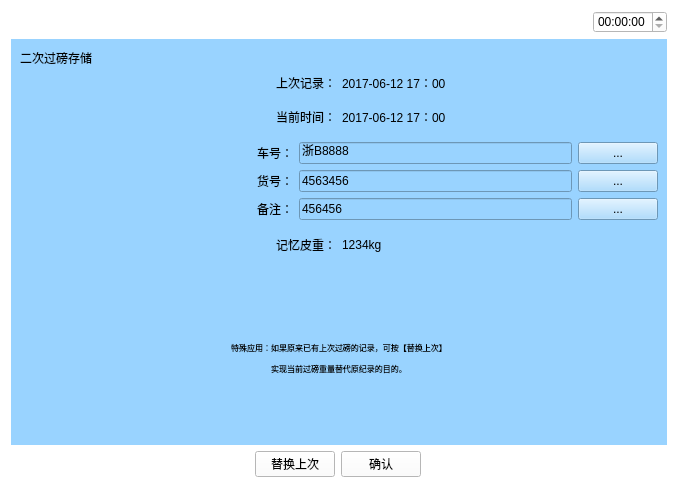
<?xml version="1.0" encoding="UTF-8"?>
<ui version="4.0">
 <class>Erciguobang</class>
 <widget class="QWidget" name="Erciguobang">
  <property name="geometry">
   <rect>
    <x>0</x>
    <y>0</y>
    <width>678</width>
    <height>488</height>
   </rect>
  </property>
  <property name="windowTitle">
   <string>Form</string>
  </property>
  <property name="styleSheet">
   <string notr="true">background-color: rgb(255, 255, 255);</string>
  </property>
  <layout class="QVBoxLayout" name="verticalLayout_4" stretch="1,5,1">
   <item>
    <layout class="QHBoxLayout" name="horizontalLayout_5">
     <item>
      <widget class="QPushButton" name="pushButton">
       <property name="text">
        <string/>
       </property>
       <property name="icon">
        <iconset resource="myimages.qrc">
         <normaloff>:/image/images/4g.png</normaloff>:/image/images/4g.png</iconset>
       </property>
       <property name="flat">
        <bool>true</bool>
       </property>
      </widget>
     </item>
     <item>
      <widget class="QPushButton" name="pushButton_2">
       <property name="text">
        <string/>
       </property>
       <property name="icon">
        <iconset resource="myimages.qrc">
         <normaloff>:/image/images/wireless.svg</normaloff>:/image/images/wireless.svg</iconset>
       </property>
       <property name="flat">
        <bool>true</bool>
       </property>
      </widget>
     </item>
     <item>
      <widget class="QPushButton" name="pushButton_3">
       <property name="text">
        <string/>
       </property>
       <property name="icon">
        <iconset resource="myimages.qrc">
         <normaloff>:/image/images/bl.svg</normaloff>:/image/images/bl.svg</iconset>
       </property>
       <property name="flat">
        <bool>true</bool>
       </property>
      </widget>
     </item>
     <item>
      <widget class="QPushButton" name="pushButton_4">
       <property name="text">
        <string/>
       </property>
       <property name="icon">
        <iconset resource="myimages.qrc">
         <normaloff>:/image/images/locate.svg</normaloff>:/image/images/locate.svg</iconset>
       </property>
       <property name="flat">
        <bool>true</bool>
       </property>
      </widget>
     </item>
     <item>
      <spacer name="horizontalSpacer_4">
       <property name="orientation">
        <enum>Qt::Horizontal</enum>
       </property>
       <property name="sizeHint" stdset="0">
        <size>
         <width>40</width>
         <height>20</height>
        </size>
       </property>
      </spacer>
     </item>
     <item>
      <widget class="QTimeEdit" name="timeEdit_2"/>
     </item>
    </layout>
   </item>
   <item>
    <widget class="QWidget" name="widget" native="true">
     <property name="sizePolicy">
      <sizepolicy hsizetype="Preferred" vsizetype="Preferred">
       <horstretch>0</horstretch>
       <verstretch>0</verstretch>
      </sizepolicy>
     </property>
     <property name="contextMenuPolicy">
      <enum>Qt::DefaultContextMenu</enum>
     </property>
     <property name="styleSheet">
      <string notr="true">background-color: rgb(153, 211, 255);</string>
     </property>
     <layout class="QVBoxLayout" name="verticalLayout_2" stretch="2,0,2,2">
      <item>
       <layout class="QHBoxLayout" name="horizontalLayout">
        <item>
         <widget class="QLabel" name="label">
          <property name="text">
           <string>二次过磅存储</string>
          </property>
         </widget>
        </item>
        <item>
         <spacer name="horizontalSpacer">
          <property name="orientation">
           <enum>Qt::Horizontal</enum>
          </property>
          <property name="sizeHint" stdset="0">
           <size>
            <width>40</width>
            <height>20</height>
           </size>
          </property>
         </spacer>
        </item>
        <item>
         <layout class="QVBoxLayout" name="verticalLayout"/>
        </item>
       </layout>
      </item>
      <item>
       <layout class="QHBoxLayout" name="horizontalLayout_10">
        <item>
         <widget class="QLabel" name="label_10">
          <property name="text">
           <string>上次记录：</string>
          </property>
          <property name="alignment">
           <set>Qt::AlignRight|Qt::AlignTrailing|Qt::AlignVCenter</set>
          </property>
         </widget>
        </item>
        <item>
         <widget class="QLabel" name="lastTime">
          <property name="text">
           <string>2017-06-12 17：00</string>
          </property>
         </widget>
        </item>
       </layout>
      </item>
      <item>
       <layout class="QVBoxLayout" name="verticalLayout_3">
        <item>
         <layout class="QHBoxLayout" name="horizontalLayout_3">
          <item>
           <widget class="QLabel" name="label_3">
            <property name="text">
             <string>当前时间：</string>
            </property>
            <property name="alignment">
             <set>Qt::AlignRight|Qt::AlignTrailing|Qt::AlignVCenter</set>
            </property>
           </widget>
          </item>
          <item>
           <widget class="QLabel" name="currentTime">
            <property name="text">
             <string>2017-06-12 17：00</string>
            </property>
           </widget>
          </item>
         </layout>
        </item>
        <item>
         <layout class="QHBoxLayout" name="horizontalLayout_4" stretch="1,1,0">
          <item>
           <widget class="QLabel" name="label_5">
            <property name="text">
             <string>车号：</string>
            </property>
            <property name="alignment">
             <set>Qt::AlignRight|Qt::AlignTrailing|Qt::AlignVCenter</set>
            </property>
           </widget>
          </item>
          <item>
           <widget class="QLineEdit" name="lineEdit_car">
            <property name="text">
             <string>浙B8888</string>
            </property>
           </widget>
          </item>
          <item>
           <widget class="QPushButton" name="caridbtn">
            <property name="text">
             <string>...</string>
            </property>
           </widget>
          </item>
         </layout>
        </item>
        <item>
         <layout class="QHBoxLayout" name="horizontalLayout_6" stretch="1,1,0">
          <item>
           <widget class="QLabel" name="label_6">
            <property name="text">
             <string>货号：</string>
            </property>
            <property name="alignment">
             <set>Qt::AlignRight|Qt::AlignTrailing|Qt::AlignVCenter</set>
            </property>
           </widget>
          </item>
          <item>
           <widget class="QLineEdit" name="lineEdit_art">
            <property name="text">
             <string>4563456</string>
            </property>
           </widget>
          </item>
          <item>
           <widget class="QPushButton" name="artidbtn">
            <property name="text">
             <string>...</string>
            </property>
           </widget>
          </item>
         </layout>
        </item>
        <item>
         <layout class="QHBoxLayout" name="horizontalLayout_7" stretch="1,1,0">
          <item>
           <widget class="QLabel" name="label_7">
            <property name="text">
             <string>备注：</string>
            </property>
            <property name="alignment">
             <set>Qt::AlignRight|Qt::AlignTrailing|Qt::AlignVCenter</set>
            </property>
           </widget>
          </item>
          <item>
           <widget class="QLineEdit" name="lineEdit_remark">
            <property name="text">
             <string>456456</string>
            </property>
           </widget>
          </item>
          <item>
           <widget class="QPushButton" name="remarkbtn">
            <property name="text">
             <string>...</string>
            </property>
           </widget>
          </item>
         </layout>
        </item>
        <item>
         <layout class="QHBoxLayout" name="horizontalLayout_8">
          <item>
           <widget class="QLabel" name="label_8">
            <property name="text">
             <string>记忆皮重：</string>
            </property>
            <property name="alignment">
             <set>Qt::AlignRight|Qt::AlignTrailing|Qt::AlignVCenter</set>
            </property>
           </widget>
          </item>
          <item>
           <widget class="QLabel" name="label_9">
            <property name="text">
             <string>1234kg</string>
            </property>
           </widget>
          </item>
         </layout>
        </item>
       </layout>
      </item>
      <item>
       <widget class="QLabel" name="label_2">
        <property name="font">
         <font>
          <pointsize>6</pointsize>
         </font>
        </property>
        <property name="text">
         <string>

特殊应用：如果原来已有上次过磅的记录，可按【替换上次】

实现当前过磅重量替代原纪录的目的。
</string>
        </property>
        <property name="alignment">
         <set>Qt::AlignCenter</set>
        </property>
       </widget>
      </item>
     </layout>
    </widget>
   </item>
   <item>
    <layout class="QHBoxLayout" name="horizontalLayout_2">
     <item>
      <widget class="QPushButton" name="returnIndex">
       <property name="font">
        <font>
         <family>AR PL UMing TW MBE</family>
        </font>
       </property>
       <property name="styleSheet">
        <string notr="true">border-image: url(:/image/images/index.svg);</string>
       </property>
       <property name="text">
        <string/>
       </property>
       <property name="icon">
        <iconset resource="myimages.qrc">
         <normaloff>:/image/images/index.svg</normaloff>:/image/images/index.svg</iconset>
       </property>
       <property name="iconSize">
        <size>
         <width>40</width>
         <height>40</height>
        </size>
       </property>
       <property name="flat">
        <bool>true</bool>
       </property>
      </widget>
     </item>
     <item>
      <spacer name="horizontalSpacer_6">
       <property name="orientation">
        <enum>Qt::Horizontal</enum>
       </property>
       <property name="sizeHint" stdset="0">
        <size>
         <width>40</width>
         <height>20</height>
        </size>
       </property>
      </spacer>
     </item>
     <item>
      <widget class="QPushButton" name="replaceBtn">
       <property name="text">
        <string>替换上次</string>
       </property>
      </widget>
     </item>
     <item>
      <widget class="QPushButton" name="okbtn">
       <property name="text">
        <string>确认</string>
       </property>
      </widget>
     </item>
     <item>
      <spacer name="horizontalSpacer_2">
       <property name="orientation">
        <enum>Qt::Horizontal</enum>
       </property>
       <property name="sizeHint" stdset="0">
        <size>
         <width>40</width>
         <height>20</height>
        </size>
       </property>
      </spacer>
     </item>
     <item>
      <widget class="QPushButton" name="returnPage">
       <property name="text">
        <string/>
       </property>
       <property name="icon">
        <iconset resource="myimages.qrc">
         <normaloff>:/image/images/shangyiye.svg</normaloff>:/image/images/shangyiye.svg</iconset>
       </property>
       <property name="iconSize">
        <size>
         <width>40</width>
         <height>40</height>
        </size>
       </property>
       <property name="flat">
        <bool>true</bool>
       </property>
      </widget>
     </item>
    </layout>
   </item>
  </layout>
 </widget>
 <resources>
  <include location="myimages.qrc"/>
 </resources>
 <connections/>
</ui>
